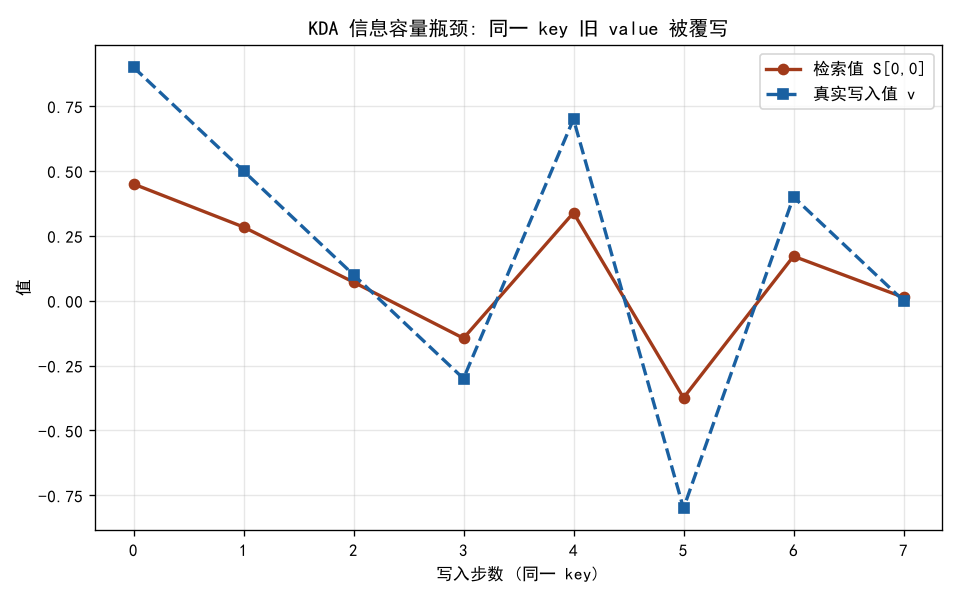

Generate this figure with Python:
# -*- coding: utf-8 -*-
"""失败 case 图: KDA 固定状态的信息容量瓶颈。

验证反方 a (4.3.3): 同一 key 连续写不同 value, 旧 value 被覆写, 状态容量有限。
"""
from __future__ import annotations

import pathlib
import sys

import matplotlib
matplotlib.use("Agg")
import matplotlib.pyplot as plt
import torch

ROOT = pathlib.Path(__file__).resolve().parents[4]
sys.path.insert(0, str(ROOT / "src"))
sys.path.insert(0, str(ROOT))

from plot_utils import setup_cjk_font
setup_cjk_font()

from models.llm.linear_attn.variants import kimi_linear_step

OUT = pathlib.Path(__file__).resolve().parent


def capacity_bottleneck() -> plt.Figure:
    """同一 key 写入不同 value, 观察状态覆写行为。返回 Figure。"""
    B, H, Dk, Dv = 1, 1, 8, 1
    S = torch.zeros(B, H, Dk, Dv)
    k = torch.zeros(B, H, Dk)
    k[..., 0] = 1.0
    values = [0.9, 0.5, 0.1, -0.3, 0.7, -0.8, 0.4, 0.0]
    retrievals = []
    for v in values:
        vs = torch.tensor([[[v]]])
        out, S, _, _ = kimi_linear_step(
            S, torch.zeros(B, H, Dk), k, vs,
            torch.zeros(B, H, Dk), torch.zeros(B, H), torch.ones(H),
        )
        retrievals.append(float(S[0, 0, 0, 0]))

    fig, ax = plt.subplots(figsize=(8, 5))
    ax.plot(range(len(values)), retrievals, "o-", color="#a13a1a",
            linewidth=2, label="检索值 S[0,0]")
    ax.plot(range(len(values)), values, "s--", color="#1a60a1",
            linewidth=2, label="真实写入值 v")
    ax.set_xlabel("写入步数 (同一 key)")
    ax.set_ylabel("值")
    ax.set_title("KDA 信息容量瓶颈: 同一 key 旧 value 被覆写")
    ax.legend()
    ax.grid(alpha=0.3)
    fig.tight_layout()
    return fig


if __name__ == "__main__":
    fig = capacity_bottleneck()
    fig.savefig(OUT / "plot_failure.png", dpi=120)
    plt.close(fig)
    print("已生成", OUT / "plot_failure.png")
